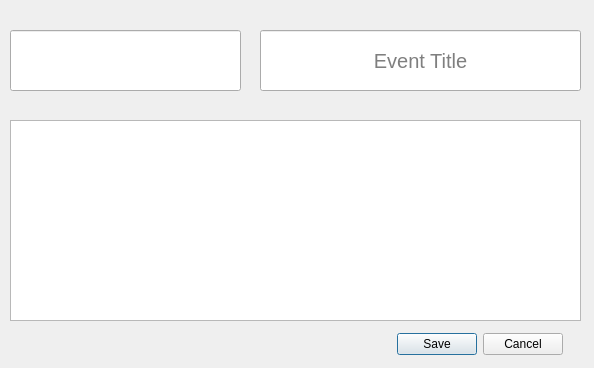
<?xml version="1.0" encoding="UTF-8"?>
<ui version="4.0">
 <class>EventPopup</class>
 <widget class="QWidget" name="EventPopup">
  <property name="geometry">
   <rect>
    <x>0</x>
    <y>0</y>
    <width>594</width>
    <height>368</height>
   </rect>
  </property>
  <property name="palette">
   <palette>
    <active>
     <colorrole role="WindowText">
      <brush brushstyle="SolidPattern">
       <color alpha="255">
        <red>0</red>
        <green>0</green>
        <blue>0</blue>
       </color>
      </brush>
     </colorrole>
     <colorrole role="Midlight">
      <brush brushstyle="SolidPattern">
       <color alpha="255">
        <red>227</red>
        <green>227</green>
        <blue>227</blue>
       </color>
      </brush>
     </colorrole>
     <colorrole role="Text">
      <brush brushstyle="SolidPattern">
       <color alpha="255">
        <red>0</red>
        <green>0</green>
        <blue>0</blue>
       </color>
      </brush>
     </colorrole>
     <colorrole role="Shadow">
      <brush brushstyle="SolidPattern">
       <color alpha="255">
        <red>105</red>
        <green>105</green>
        <blue>105</blue>
       </color>
      </brush>
     </colorrole>
     <colorrole role="PlaceholderText">
      <brush brushstyle="SolidPattern">
       <color alpha="128">
        <red>0</red>
        <green>0</green>
        <blue>0</blue>
       </color>
      </brush>
     </colorrole>
    </active>
    <inactive>
     <colorrole role="WindowText">
      <brush brushstyle="SolidPattern">
       <color alpha="255">
        <red>0</red>
        <green>0</green>
        <blue>0</blue>
       </color>
      </brush>
     </colorrole>
     <colorrole role="Midlight">
      <brush brushstyle="SolidPattern">
       <color alpha="255">
        <red>227</red>
        <green>227</green>
        <blue>227</blue>
       </color>
      </brush>
     </colorrole>
     <colorrole role="Text">
      <brush brushstyle="SolidPattern">
       <color alpha="255">
        <red>0</red>
        <green>0</green>
        <blue>0</blue>
       </color>
      </brush>
     </colorrole>
     <colorrole role="Shadow">
      <brush brushstyle="SolidPattern">
       <color alpha="255">
        <red>105</red>
        <green>105</green>
        <blue>105</blue>
       </color>
      </brush>
     </colorrole>
     <colorrole role="PlaceholderText">
      <brush brushstyle="SolidPattern">
       <color alpha="128">
        <red>0</red>
        <green>0</green>
        <blue>0</blue>
       </color>
      </brush>
     </colorrole>
    </inactive>
    <disabled>
     <colorrole role="WindowText">
      <brush brushstyle="SolidPattern">
       <color alpha="255">
        <red>0</red>
        <green>0</green>
        <blue>0</blue>
       </color>
      </brush>
     </colorrole>
     <colorrole role="Midlight">
      <brush brushstyle="SolidPattern">
       <color alpha="255">
        <red>227</red>
        <green>227</green>
        <blue>227</blue>
       </color>
      </brush>
     </colorrole>
     <colorrole role="Text">
      <brush brushstyle="SolidPattern">
       <color alpha="255">
        <red>0</red>
        <green>0</green>
        <blue>0</blue>
       </color>
      </brush>
     </colorrole>
     <colorrole role="Shadow">
      <brush brushstyle="SolidPattern">
       <color alpha="255">
        <red>105</red>
        <green>105</green>
        <blue>105</blue>
       </color>
      </brush>
     </colorrole>
     <colorrole role="PlaceholderText">
      <brush brushstyle="SolidPattern">
       <color alpha="128">
        <red>0</red>
        <green>0</green>
        <blue>0</blue>
       </color>
      </brush>
     </colorrole>
    </disabled>
   </palette>
  </property>
  <property name="windowTitle">
   <string>Event Information</string>
  </property>
  <widget class="QLineEdit" name="dateAddEventTitleInfo">
   <property name="geometry">
    <rect>
     <x>260</x>
     <y>30</y>
     <width>321</width>
     <height>61</height>
    </rect>
   </property>
   <property name="font">
    <font>
     <family>MS Shell Dlg 2</family>
     <pointsize>15</pointsize>
    </font>
   </property>
   <property name="text">
    <string/>
   </property>
   <property name="frame">
    <bool>true</bool>
   </property>
   <property name="alignment">
    <set>Qt::AlignCenter</set>
   </property>
   <property name="placeholderText">
    <string>Event Title</string>
   </property>
  </widget>
  <widget class="QLineEdit" name="dateAddEventDateInfo">
   <property name="enabled">
    <bool>true</bool>
   </property>
   <property name="geometry">
    <rect>
     <x>10</x>
     <y>30</y>
     <width>231</width>
     <height>61</height>
    </rect>
   </property>
   <property name="font">
    <font>
     <pointsize>15</pointsize>
    </font>
   </property>
   <property name="text">
    <string/>
   </property>
   <property name="alignment">
    <set>Qt::AlignCenter</set>
   </property>
   <property name="readOnly">
    <bool>true</bool>
   </property>
  </widget>
  <widget class="QPlainTextEdit" name="dateAddEventDescInfo">
   <property name="geometry">
    <rect>
     <x>10</x>
     <y>120</y>
     <width>571</width>
     <height>201</height>
    </rect>
   </property>
   <property name="font">
    <font>
     <pointsize>12</pointsize>
    </font>
   </property>
   <property name="contextMenuPolicy">
    <enum>Qt::DefaultContextMenu</enum>
   </property>
   <property name="plainText">
    <string/>
   </property>
   <property name="placeholderText">
    <string extracomment="Event Information">Event Information</string>
   </property>
  </widget>
  <widget class="QDialogButtonBox" name="dateAddEventDateButton">
   <property name="geometry">
    <rect>
     <x>370</x>
     <y>330</y>
     <width>193</width>
     <height>28</height>
    </rect>
   </property>
   <property name="standardButtons">
    <set>QDialogButtonBox::Cancel|QDialogButtonBox::Save</set>
   </property>
   <property name="centerButtons">
    <bool>false</bool>
   </property>
  </widget>
 </widget>
 <resources/>
 <connections/>
</ui>
